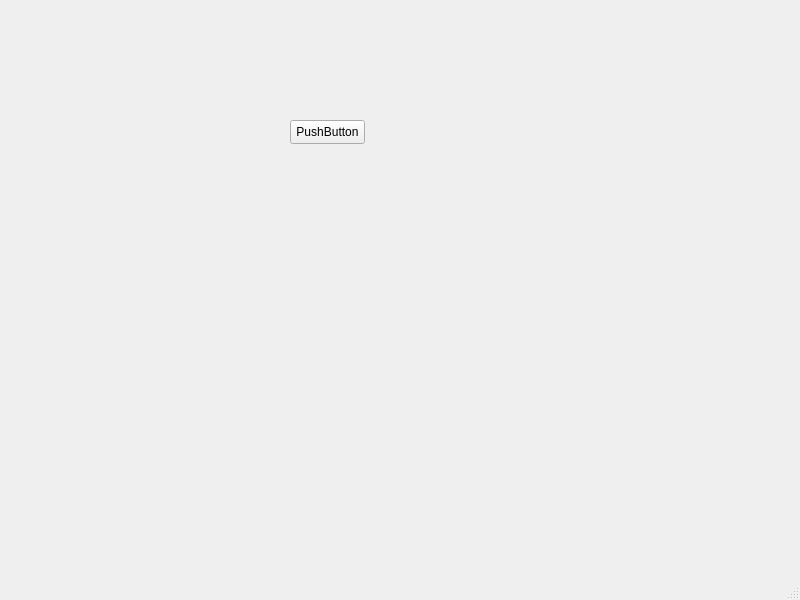
<?xml version="1.0" encoding="UTF-8"?>
<ui version="4.0">
 <class>MainWindow</class>
 <widget class="QMainWindow" name="MainWindow">
  <property name="geometry">
   <rect>
    <x>0</x>
    <y>0</y>
    <width>800</width>
    <height>600</height>
   </rect>
  </property>
  <property name="windowTitle">
   <string>MainWindow</string>
  </property>
  <widget class="QWidget" name="centralwidget">
   <widget class="QPushButton" name="pushButton">
    <property name="geometry">
     <rect>
      <x>290</x>
      <y>120</y>
      <width>75</width>
      <height>24</height>
     </rect>
    </property>
    <property name="text">
     <string>PushButton</string>
    </property>
   </widget>
  </widget>
  <widget class="QMenuBar" name="menubar">
   <property name="geometry">
    <rect>
     <x>0</x>
     <y>0</y>
     <width>800</width>
     <height>22</height>
    </rect>
   </property>
  </widget>
  <widget class="QStatusBar" name="statusbar"/>
 </widget>
 <resources/>
 <connections/>
</ui>
